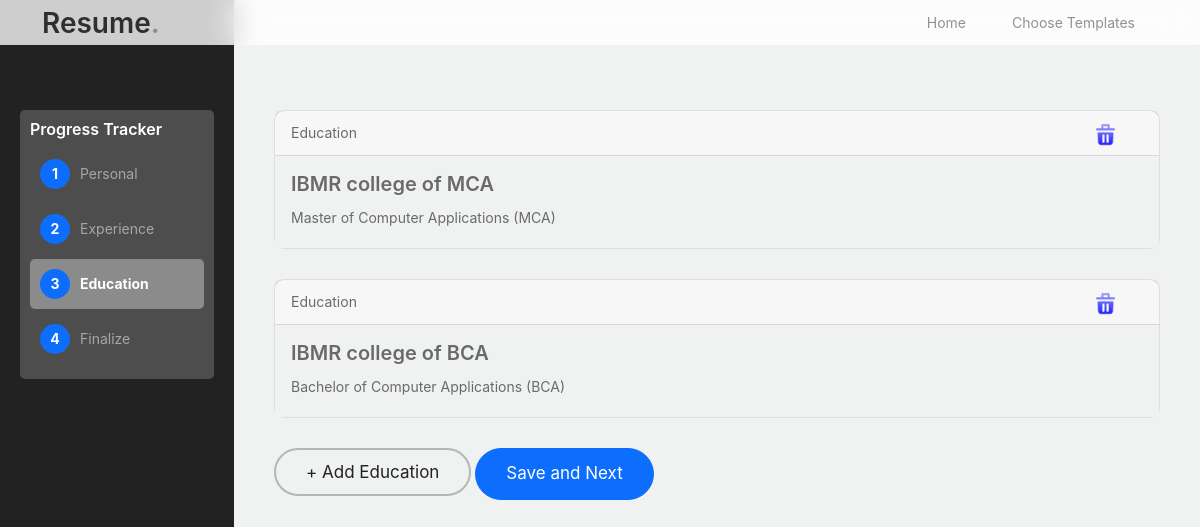
/extracted_education_choice (signed in), run on the app's committed database.
### resume_builder/models.py (models this page shows)
class Education(models.Model):
    user_id = models.ForeignKey('NewUser', on_delete=models.CASCADE)
    college_name = models.CharField(max_length=800,default='college name')
    degree = models.CharField(max_length=800,default='education')
    from_date = models.CharField(max_length=800,default='from date')
    to_date = models.CharField(max_length=800,default='to date')
    city = models.CharField(max_length=800,default='city')
    cgpa = models.CharField(max_length=800,default='CGPA')

### resume_builder/views.py (the view)
# urls.py: path('extracted_education_choice',views.extracted_education_choice,name="extracted_education_choice"),
def extracted_education_choice(request):
    user_id=request.user.id
    details=Education.objects.filter(user_id_id=user_id)
    context={'id':id,'details':details}
    return render(request,'extracted_education_choice.html',context)

### resume_builder/templates/extracted_education_choice.html (shortened to what this page needs)
<!doctype html>
<html lang="en">
<head>
		<link href="/static/home_assets/css/bootstrap.min.css" rel="stylesheet">
		<link href="https://cdnjs.cloudflare.com/ajax/libs/font-awesome/6.0.0-beta3/css/all.min.css" rel="stylesheet">
		<link href="/static/home_assets/css/tiny-slider.css" rel="stylesheet">
		<link href="/static/home_assets/css/style.css" rel="stylesheet">
	</head>
	<body>
		<nav class="custom-navbar navbar navbar-expand-md navbar-dark bg-dark fixed-top" aria-label="Furni navigation bar">
			<div class="container">
				<a class="navbar-brand" href="index.html">Resume<span>.</span></a>
				<div class="collapse navbar-collapse" id="navbarsFurni">
					<ul class="custom-navbar-nav navbar-nav ms-auto mb-2 mb-md-0">
						<li class="nav-item">
							<a class="nav-link" href="/">Home</a>
						</li>
						<li><a class="nav-link" href="/resumes">Choose Templates</a></li>
					</ul>
				</div>
			</div>
		</nav>
<div class="hero1">
		<div class="container1">
			<div class="sidebar" id="sidebar">
				<div class="tracking-system">
					<h3>Progress Tracker</h3>
					<ul class="tracking-steps">
						<li class="step">
							<div class="step-number">1</div>
							Personal
						</li>
						<li class="step">
							<div class="step-number">2</div>
							Experience
						</li>
						<li class="step active">
							<div class="step-number">3</div>
							Education
						</li>
						<li class="step">
							<div class="step-number">4</div>
							Finalize
						</li>
					</ul>
				</div>
			</div>
			<div class="main-content" id="main-content">
				<div style="margin-top: 70px;">
                    {% for x in details %}
                    <div class="card" style="border-radius: 10px; margin-bottom: 30px;">
                        <div class="card-header">
                          Education &nbsp;
      <img src="/static/home_assets/images/trash.png" onclick="deleteEducation('{{ x.id }}')" alt="Delete" width="25" height="25" style="margin-left: 85%;">
                        </div>
                        <div class="card-body" style="background-color: #eff2f1;">
                          <h5 class="card-title">{{x.college_name}}</h5>
                          <p class="card-text">{{x.degree}}</p>
                        </div>
                      </div>
                      {% endfor %}
                      <a href="/extracted_education" style="text-decoration: none;" class="btn1 btn-black-outline">+ Add Education</a>
                     <a href="/extracted_extra_details"> <button type="submit" class="btn btn-primary me-2">Save and Next</button></a>
				</div>
			</div>
		</div>
		</div>
	</body>
</html>

### static/home_assets/css/style.css (style rules this page uses)
* { font-family: "SF Pro Text", "Myriad Set Pro", "SF Pro Icons", "Apple Legacy Chevron", "Helvetica Neue", "Helvetica", "Arial", sans-serif !important; }
body { overflow-x: hidden; position: relative; }
body { font-family: "Inter", sans-serif; font-weight: 400; line-height: 28px; color: #6a6a6a; font-size: 14px; background-color: #eff2f1; }
a { text-decoration: none; -webkit-transition: .3s all ease; -o-transition: .3s all ease; transition: .3s all ease; color: #2f2f2f; text-decoration: underline; }
.custom-navbar { background: #3b5d50 !important; padding-top: 20px; padding-bottom: 20px; }
.custom-navbar .navbar-brand { font-size: 28px; color: #2f2f2f; font-weight: 600; }
.custom-navbar .navbar-brand>span { opacity: .4; color: #2f2f2f; }
@media (min-width: 992px) { .custom-navbar .custom-navbar-nav li { margin-left: 15px; margin-right: 15px; } }
.custom-navbar .custom-navbar-nav li a { font-weight: 500; color: #ffffff !important; opacity: .5; -webkit-transition: .3s all ease; -o-transition: .3s all ease; transition: .3s all ease; position: relative; }
@media (min-width: 768px) { .custom-navbar .custom-navbar-nav li a:before { content: ""; position: absolute; bottom: 0; left: 8px; right: 8px; background: #f9bf29; height: 5px; opacity: 1; visibility: visible; width: 0; -webkit-transition: .15s all ease-out; -o-transition: .15s all ease-out; transition: .15s all ease-out; } }
.btn { font-weight: 400; font-size: 17px; padding: 12px 30px; border-radius: 30px; color: #ffffff; background: #2f2f2f; border-color: #2f2f2f; }
.btn1 { font-weight: 400; font-size: 17px; padding: 12px 30px; border-radius: 30px; color: #222222; background:transparent; border: 1px solid #222222; }
.btn.btn-primary { background: #3b5d50; border-color: #3b5d50; }
.btn1.btn-black-outline { background: transparent; border-width: 2px; border-color: rgba(46, 45, 45, 0.3); }
.btn.btn-primary { background-color: #0d6efd; border-color: #0d6efd }

### resume_builder/templates/extracted_education_choice.html (style rules this page uses)
.custom-navbar { height: 45px; background-color: rgba(255, 255, 255, 0.779) !important; backdrop-filter: blur(15px); position: fixed; top: 0; width: 100%; z-index: 1000; }
.custom-navbar .navbar-nav .nav-link { line-height: 50px; }
.custom-navbar .navbar-brand, .custom-navbar .navbar-toggler { line-height: 50px; }
.container1 { display: flex; height: 100vh; }
.sidebar { width: 19.5%; height: 100%; padding: 20px; background-color: #222222; color: white; box-sizing: border-box; overflow-y: auto; transition: width 0.3s; }
.main-content { flex-grow: 1; padding: 40px; }
.tracking-system { margin-top: 90px; padding: 10px; background-color: #4d4d4d; border-radius: 5px; }
.tracking-system h3 { color: #fff; font-size: 16px; margin-bottom: 10px; }
.tracking-steps { list-style: none; padding: 0; margin: 0; display: flex; flex-direction: column; }
.step { padding: 10px; margin-bottom: 5px; color: #a7a7a7; cursor: pointer; border-radius: 5px; transition: background-color 0.3s, color 0.3s; display: flex; align-items: center; position: relative; }
.step.active { background-color: #8b8b8b; color: #fff; font-weight: bold; }
.step-number { background-color: #0d6efd; color: #fff; border-radius: 50%; padding: 10px; width: 30px; height: 30px; display: flex; justify-content: center; align-items: center; margin-right: 10px; font-weight: bold; font-size: 14px; }
.tracking-steps .step:not(:last-child)::after { content: ''; height: 40px; border-left: 2px solid #555; display: block; position: absolute; top: calc(50% + 15px); left: 15px; z-index: -1; }
.tracking-steps .step:not(:last-child)::after { content: '▼'; font-size: 12px; color: #fff; display: block; position: absolute; bottom: -10px; left: calc(50% - 6px); }

### data on the page
Education: college_name "IBMR college of MCA", degree "Master of Computer Applications (MCA)"
Education: college_name "IBMR college of BCA", degree "Bachelor of Computer Applications (BCA)"
